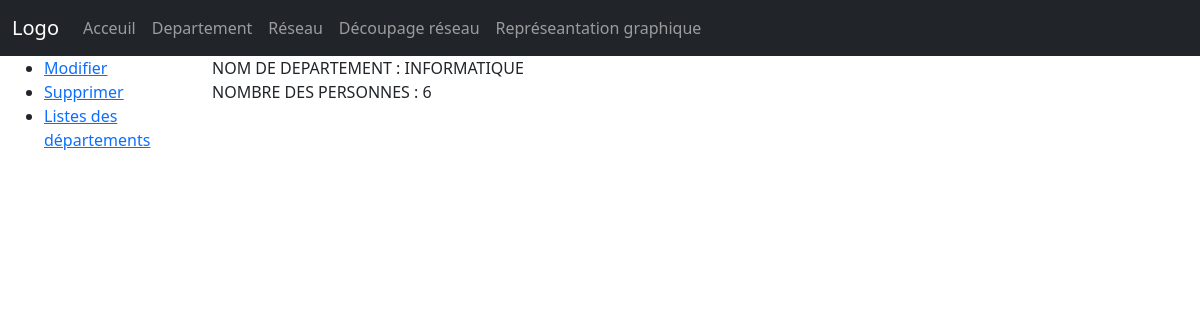
The page /departement/4 on the database as committed earlier.
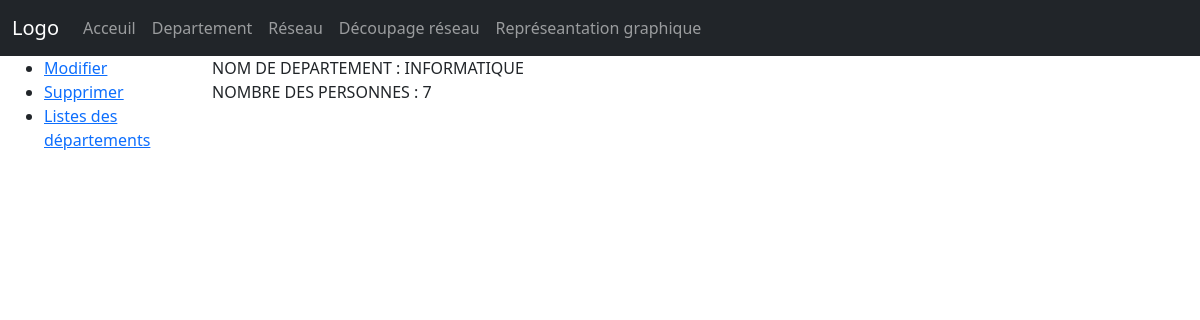
The same page on the database as committed later.
### myapp/models.py (models this page shows, shortened)
class Departement(models.Model):
    nomDepart = models.CharField(max_length=30)
    nbPers = models.IntegerField()

### myapp/views.py (the view)
# urls.py: path('departement/<id>', views.detail_departement, name="detail_departement"),
def detail_departement(request, id):
    context = {}
    context["data"] = Departement.objects.get(id = id)
    return render(request, "detail_departement.html", context)

### myapp/templates/detail_departement.html (shortened to what this page needs)
<!DOCTYPE html>
<html>
<head>
  {% load bootstrap5 %}
  {% bootstrap_css %}
</head>
<body>
<nav class="navbar navbar-expand-sm navbar-dark bg-dark">
    <div class="container-fluid">
    <a class="navbar-brand" href="javascript:void(0)">Logo</a>
    <div class="collapse navbar-collapse" id="mynavbar">
        <ul class="navbar-nav me-auto">
        <li class="nav-item">
            <a class="nav-link" href="/">Acceuil</a>
        </li>
        <li class="nav-item">
            <a class="nav-link" href="/departementlist">Departement</a>
        </li>
        <li class="nav-item">
            <a class="nav-link" href="/sousreseaulist">Réseau</a>
        </li>
        <li class="nav-item">
            <a class="nav-link" href="/calculateur">Découpage réseau</a>
        </li>
        <li class="nav-item">
            <a class="nav-link" href="/graph">Représeantation graphique</a>
        </li>
        </ul>
    </div>
    </div>
</nav>
<div class="container-fluid">
    <div class="row">
      <div class="col-sm-2">
        {% block sidebar %}
          <ul class="sidebar-nav">
            <li><a href="/departement/{{data.id}}/update/">Modifier</a></li>
            <li><a href="/departement/{{data.id}}/delete/">Supprimer</a></li>
            <li><a href="/departementlist/">Listes des départements</a></li>
          </ul>
        {% endblock %}
      </div>
        <div class="col-sm-10 ">
          {% block content %}
            <div class="main">
                NOM DE DEPARTEMENT : {{ data.nomDepart }}<br/>
                NOMBRE DES PERSONNES : {{ data.nbPers }}<br/>
            </div>
          {% endblock %}
        </div>
    </div>
  </div>
</body>
</html>

Rows that differ between the two databases and show on the page:
changed Departement "INFORMATIQUE": nbPers "6" → "7"
